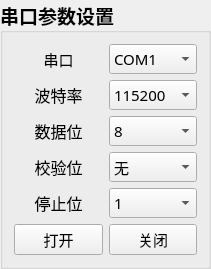
  <widget class="QGroupBox" name="GroupBoxchart">
   <property name="geometry">
    <rect>
     <x>30</x>
     <y>110</y>
     <width>211</width>
     <height>261</height>
    </rect>
   </property>
   <property name="font">
    <font>
     <family>宋体</family>
     <pointsize>14</pointsize>
     <weight>75</weight>
     <bold>true</bold>
    </font>
   </property>
   <property name="layoutDirection">
    <enum>Qt::LeftToRight</enum>
   </property>
   <property name="styleSheet">
    <string notr="true"/>
   </property>
   <property name="title">
    <string>串口参数设置</string>
   </property>
   <layout class="QGridLayout" name="gridLayout">
    <property name="horizontalSpacing">
     <number>6</number>
    </property>
    <item row="0" column="1">
     <widget class="QComboBox" name="portNameComboBox">
      <property name="font">
       <font>
        <family>宋体</family>
        <pointsize>11</pointsize>
        <weight>50</weight>
        <bold>false</bold>
       </font>
      </property>
      <property name="styleSheet">
       <string notr="true"/>
      </property>
      <item>
       <property name="text">
        <string>COM1</string>
       </property>
      </item>
      <item>
       <property name="text">
        <string>COM2</string>
       </property>
      </item>
      <item>
       <property name="text">
        <string>COM3</string>
       </property>
      </item>
      <item>
       <property name="text">
        <string>COM4</string>
       </property>
      </item>
      <item>
       <property name="text">
        <string>COM5</string>
       </property>
      </item>
      <item>
       <property name="text">
        <string>COM6</string>
       </property>
      </item>
      <item>
       <property name="text">
        <string>COM7</string>
       </property>
      </item>
      <item>
       <property name="text">
        <string>COM8</string>
       </property>
      </item>
     </widget>
    </item>
    <item row="1" column="0">
     <widget class="QLabel" name="labelbaud">
      <property name="font">
       <font>
        <family>宋体</family>
        <pointsize>12</pointsize>
        <weight>50</weight>
        <bold>false</bold>
       </font>
      </property>
      <property name="styleSheet">
       <string notr="true"/>
      </property>
      <property name="text">
       <string>波特率</string>
      </property>
      <property name="alignment">
       <set>Qt::AlignCenter</set>
      </property>
     </widget>
    </item>
    <item row="0" column="0">
     <widget class="QLabel" name="labelCom">
      <property name="font">
       <font>
        <pointsize>11</pointsize>
        <weight>50</weight>
        <bold>false</bold>
       </font>
      </property>
      <property name="styleSheet">
       <string notr="true"/>
      </property>
      <property name="text">
       <string>串口</string>
      </property>
      <property name="alignment">
       <set>Qt::AlignCenter</set>
      </property>
     </widget>
    </item>
    <item row="1" column="1">
     <widget class="QComboBox" name="baudRateComboBox">
      <property name="font">
       <font>
        <family>宋体</family>
        <pointsize>11</pointsize>
        <weight>50</weight>
        <bold>false</bold>
       </font>
      </property>
      <property name="styleSheet">
       <string notr="true"/>
      </property>
      <item>
       <property name="text">
        <string>115200</string>
       </property>
      </item>
     </widget>
    </item>
    <item row="2" column="1">
     <widget class="QComboBox" name="dataBitsComboBox">
      <property name="font">
       <font>
        <family>宋体</family>
        <pointsize>11</pointsize>
        <weight>50</weight>
        <bold>false</bold>
       </font>
      </property>
      <property name="styleSheet">
       <string notr="true"/>
      </property>
      <item>
       <property name="text">
        <string>8</string>
       </property>
      </item>
     </widget>
    </item>
    <item row="2" column="0">
     <widget class="QLabel" name="labeldatabits">
      <property name="font">
       <font>
        <family>宋体</family>
        <pointsize>12</pointsize>
        <weight>50</weight>
        <bold>false</bold>
       </font>
      </property>
      <property name="styleSheet">
       <string notr="true"/>
      </property>
      <property name="text">
       <string>数据位</string>
      </property>
      <property name="alignment">
       <set>Qt::AlignCenter</set>
      </property>
     </widget>
    </item>
    <item row="3" column="1">
     <widget class="QComboBox" name="parityComboBox">
      <property name="font">
       <font>
        <family>宋体</family>
        <pointsize>11</pointsize>
        <weight>50</weight>
        <bold>false</bold>
       </font>
      </property>
      <property name="styleSheet">
       <string notr="true"/>
      </property>
      <item>
       <property name="text">
        <string>无</string>
       </property>
      </item>
     </widget>
    </item>
    <item row="4" column="0">
     <widget class="QLabel" name="labelstopBits">
      <property name="font">
       <font>
        <family>宋体</family>
        <pointsize>12</pointsize>
        <weight>50</weight>
        <bold>false</bold>
       </font>
      </property>
      <property name="styleSheet">
       <string notr="true"/>
      </property>
      <property name="text">
       <string>停止位</string>
      </property>
      <property name="alignment">
       <set>Qt::AlignCenter</set>
      </property>
     </widget>
    </item>
    <item row="5" column="1">
     <widget class="QPushButton" name="StopChartbtn">
      <property name="font">
       <font>
        <family>宋体</family>
        <pointsize>11</pointsize>
        <weight>50</weight>
        <bold>false</bold>
       </font>
      </property>
      <property name="styleSheet">
       <string notr="true"/>
      </property>
      <property name="text">
       <string>关闭</string>
      </property>
     </widget>
    </item>
    <item row="3" column="0">
     <widget class="QLabel" name="labelparity">
      <property name="font">
       <font>
        <family>宋体</family>
        <pointsize>12</pointsize>
        <weight>50</weight>
        <bold>false</bold>
       </font>
      </property>
      <property name="styleSheet">
       <string notr="true"/>
      </property>
      <property name="text">
       <string>校验位</string>
      </property>
      <property name="alignment">
       <set>Qt::AlignCenter</set>
      </property>
     </widget>
    </item>
    <item row="4" column="1">
     <widget class="QComboBox" name="stopBitsComboBox">
      <property name="font">
       <font>
        <family>宋体</family>
        <pointsize>11</pointsize>
        <weight>50</weight>
        <bold>false</bold>
       </font>
      </property>
      <property name="styleSheet">
       <string notr="true"/>
      </property>
      <item>
       <property name="text">
        <string>1</string>
       </property>
      </item>
     </widget>
    </item>
    <item row="5" column="0">
     <widget class="QPushButton" name="StartChartbtn">
      <property name="font">
       <font>
        <family>宋体</family>
        <pointsize>11</pointsize>
        <weight>50</weight>
        <bold>false</bold>
       </font>
      </property>
      <property name="styleSheet">
       <string notr="true"/>
      </property>
      <property name="text">
       <string>打开</string>
      </property>
     </widget>
    </item>
   </layout>
  </widget>
